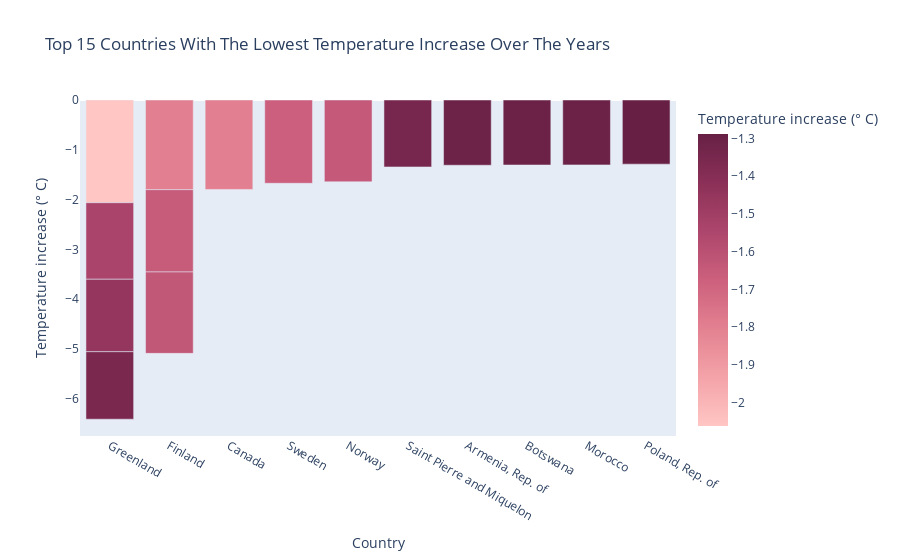

Write notebook code for a chart like this one.
### Code cell
fig_bar = px.bar(df_melted.sort_values("Temperature_increase", ascending = True).head(15), 
                x = 'Country', y = 'Temperature_increase', color = 'Temperature_increase', 
                color_continuous_scale = 'burg', title = 'Top 15 Countries With The Lowest Temperature Increase Over The Years', 
                hover_name = 'Year',
                labels = {'Temperature_increase':'Temperature increase (° C)'})

fig_bar.update_layout(
    xaxis = dict(showgrid = False),
    yaxis = dict(showgrid = False),
   
)

fig_bar.show()

### Figure 1 — Plotly figure (JSON) as saved in the notebook; plotly's stock layout.template omitted (floating-point values rounded to 4 significant figures)
{"data": [{"alignmentgroup": "True", "hovertemplate": "<b>%{hovertext}</b><br><br>Country=%{x}<br>Temperature increase (° C)=%{marker.color}<extra></extra>", "hovertext": [1983, 1966, 1972, 1966, 1987, 1966, 1968, 1989, 1984, 1993, 1992, 1992, 2022, 1972, 1970], "legendgroup": "", "marker": {"color": [-2.062, -1.801, -1.796, -1.672, -1.652, -1.642, -1.634, -1.537, -1.455, -1.355, -1.344, -1.31, -1.305, -1.303, -1.288], "coloraxis": "coloraxis", "pattern": {"shape": ""}}, "name": "", "offsetgroup": "", "orientation": "v", "showlegend": false, "textposition": "auto", "type": "bar", "x": ["Greenland", "Finland", "Canada", "Sweden", "Finland", "Norway", "Finland", "Greenland", "Greenland", "Greenland", "Saint Pierre and Miquelon", "Armenia, Rep. of", "Botswana", "Morocco", "Poland, Rep. of"], "xaxis": "x", "y": [-2.062, -1.801, -1.796, -1.672, -1.652, -1.642, -1.634, -1.537, -1.455, -1.355, -1.344, -1.31, -1.305, -1.303, -1.288], "yaxis": "y"}], "layout": {"autosize": true, "barmode": "relative", "coloraxis": {"colorbar": {"title": {"text": "Temperature increase (° C)"}}, "colorscale": [[0, "rgb(255, 198, 196)"], [0.1667, "rgb(244, 163, 168)"], [0.3333, "rgb(227, 129, 145)"], [0.5, "rgb(204, 96, 125)"], [0.6667, "rgb(173, 70, 108)"], [0.8333, "rgb(139, 48, 88)"], [1, "rgb(103, 32, 68)"]]}, "legend": {"tracegroupgap": 0}, "title": {"text": "Top 15 Countries With The Lowest Temperature Increase Over The Years"}, "xaxis": {"anchor": "y", "autorange": true, "domain": [0, 1], "range": [-0.5, 9.5], "showgrid": false, "title": {"text": "Country"}, "type": "category"}, "yaxis": {"anchor": "x", "autorange": true, "domain": [0, 1], "range": [-6.746, 0], "showgrid": false, "title": {"text": "Temperature increase (° C)"}, "type": "linear"}}}
